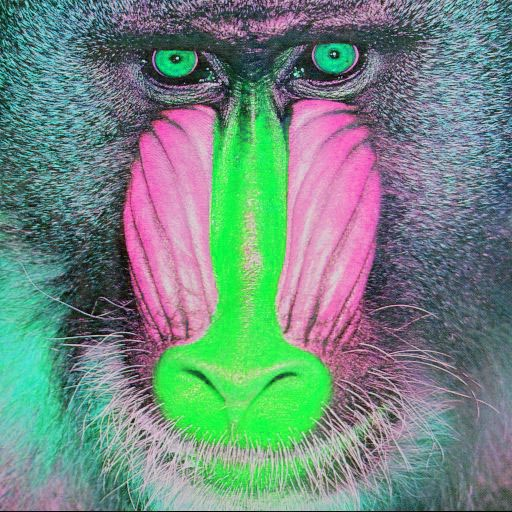
#> input picture mandrill0.jpg, 512 x 512 px
$ python mandrill-0.py
#> lines starting #> are read from the running program, lines starting #| are printed output that depends on the picture
# apparently we can tell that the colour channels are swapped
# blue swapped to red, green swapped to blue and red swapped to green
from ctypes.wintypes import RGB
import cv2
import numpy as np
# load the image
img = cv2.imread("mandrill0.jpg")
#> img is the input picture: shape (512, 512, 3); mean B, G, R 128.9, 137.4, 113.2
# swapped the color channels
red = img[:, :, 2].copy()
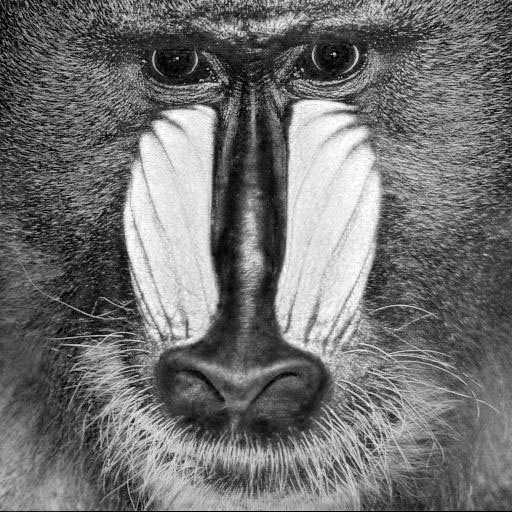
#> red: shape (512, 512); min 0, max 255, mean 113.2
green = img[:, :, 0].copy()
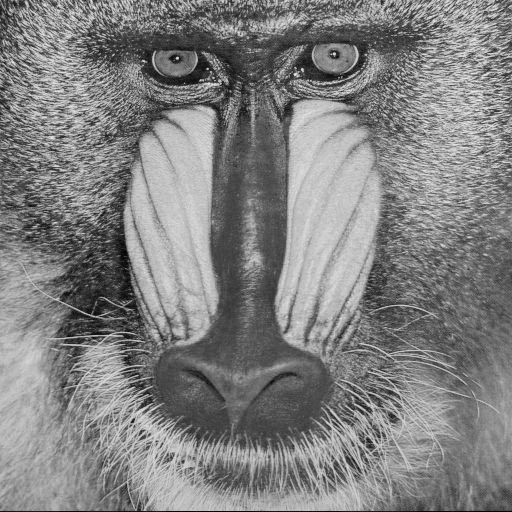
#> green: shape (512, 512); min 0, max 251, mean 128.9
blue = img[:, :, 1].copy()
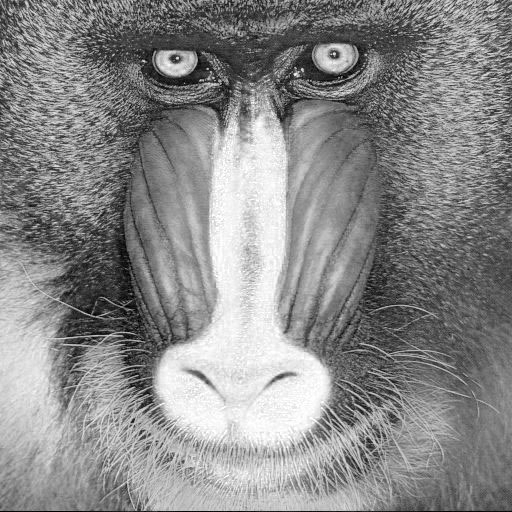
#> blue: shape (512, 512); min 0, max 255, mean 137.4

img[:, :, 0] = red
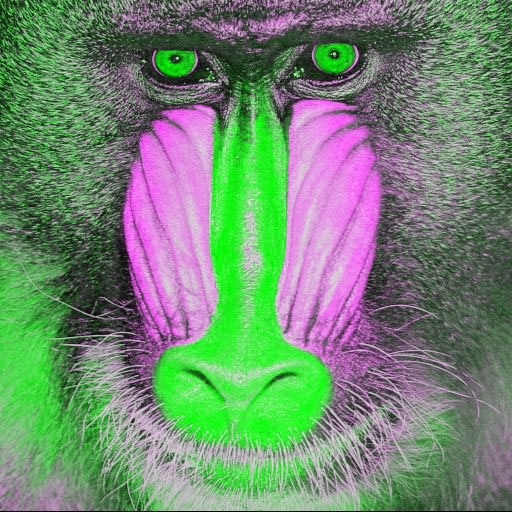
#> img: shape (512, 512, 3); mean B, G, R 113.2, 137.4, 113.2
img[:, :, 1] = green
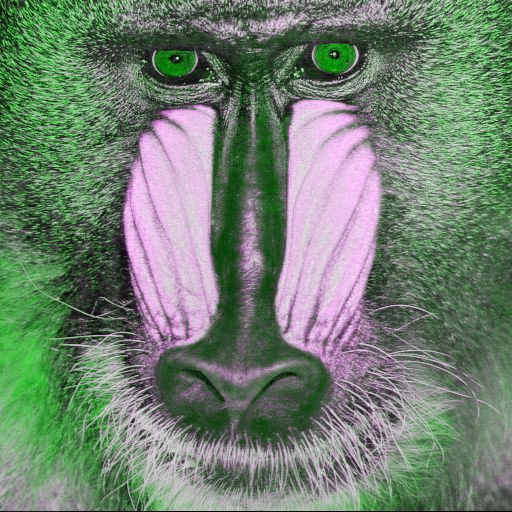
#> img: shape (512, 512, 3); mean B, G, R 113.2, 128.9, 113.2
img[:, :, 2] = blue
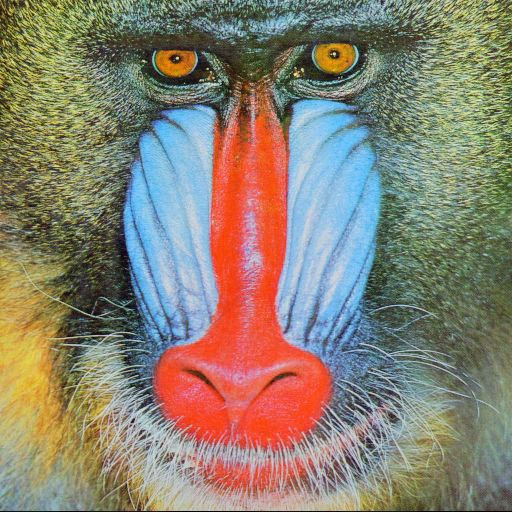
#> img: shape (512, 512, 3); mean B, G, R 113.2, 128.9, 137.4

cv2.imwrite("mandrill-0.jpg", img)

$ run again, with mandrill1.jpg copied over mandrill0.jpg
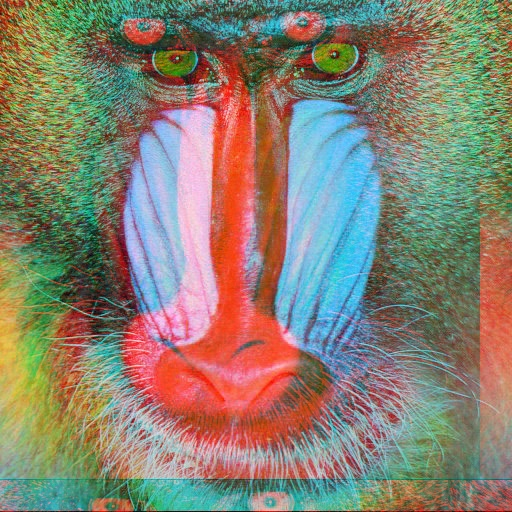
#> input picture mandrill1.jpg, 512 x 512 px
#> img is the input picture: shape (512, 512, 3); mean B, G, R 113.1, 128.9, 136.9
#> `red = img[:, :, 2].copy()`:
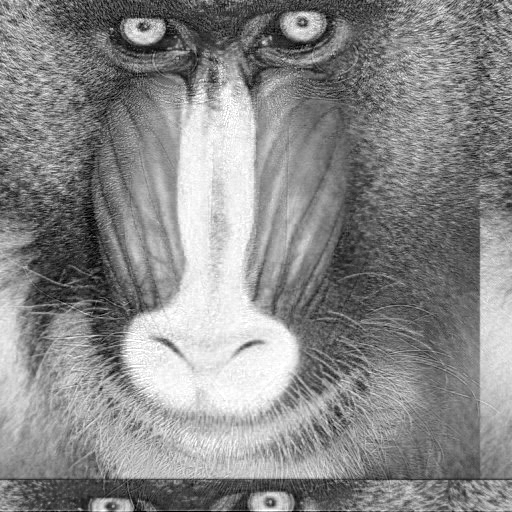
#> red: shape (512, 512); min 0, max 255, mean 136.9
#> `img[:, :, 2] = blue`:
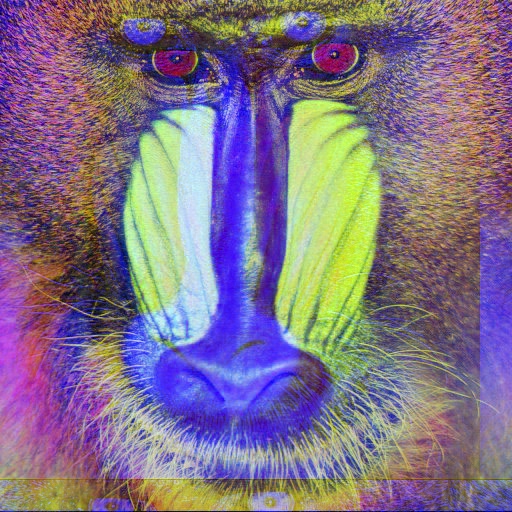
#> img: shape (512, 512, 3); mean B, G, R 136.9, 113.1, 128.9

$ run again, with mandrill2.jpg copied over mandrill0.jpg
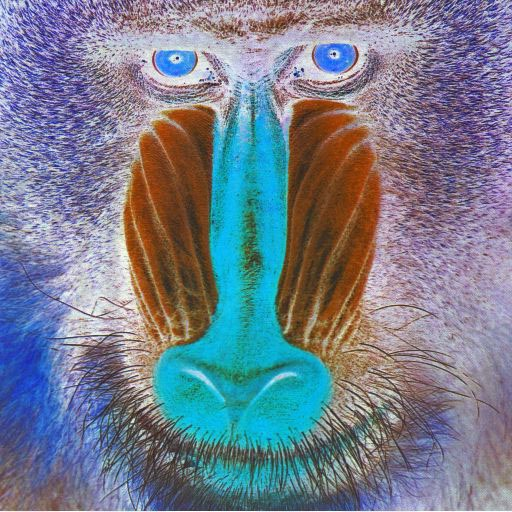
#> input picture mandrill2.jpg, 512 x 512 px
#> img is the input picture: shape (512, 512, 3); mean B, G, R 141.8, 126.1, 117.6
#> `blue = img[:, :, 1].copy()`:
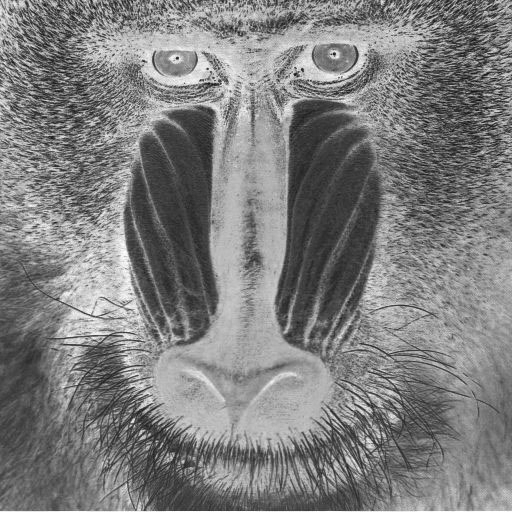
#> blue: shape (512, 512); min 6, max 255, mean 126.1
#> `img[:, :, 2] = blue`:
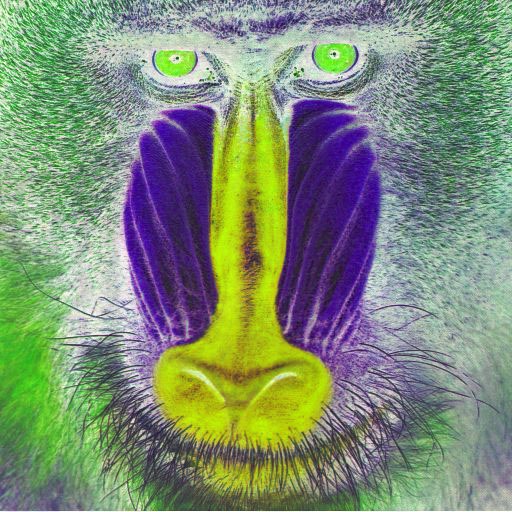
#> img: shape (512, 512, 3); mean B, G, R 117.6, 141.8, 126.1

$ run again, with mandrill3.jpg copied over mandrill0.jpg
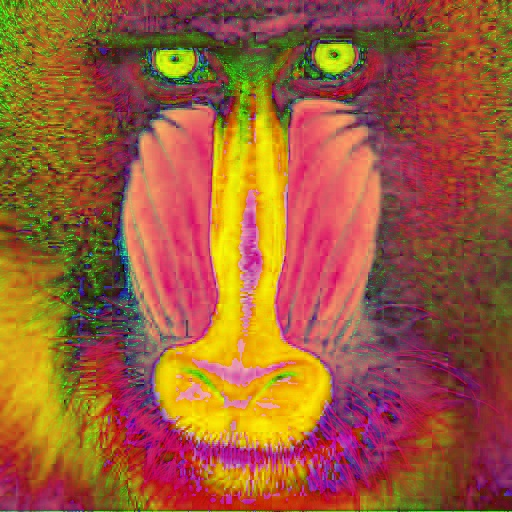
#> input picture mandrill3.jpg, 512 x 512 px
#> img is the input picture: shape (512, 512, 3); mean B, G, R 57.2, 92, 157.5
#> `blue = img[:, :, 1].copy()`:
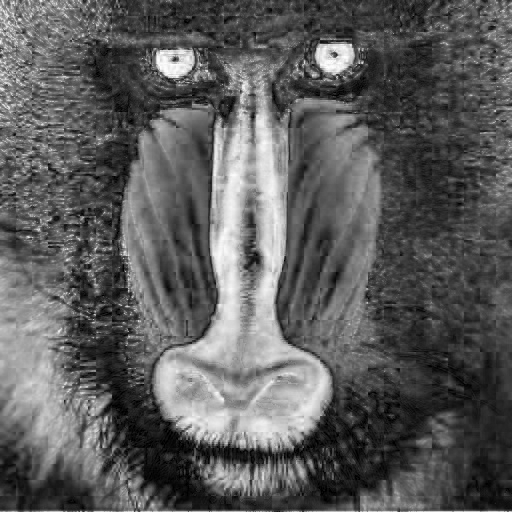
#> blue: shape (512, 512); min 0, max 255, mean 92
#> `img[:, :, 2] = blue`:
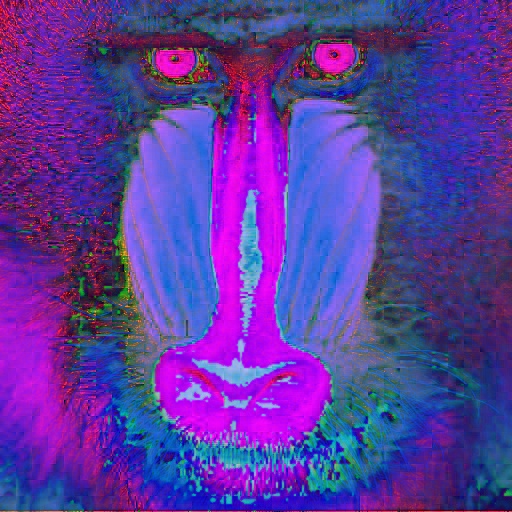
#> img: shape (512, 512, 3); mean B, G, R 157.5, 57.2, 92
